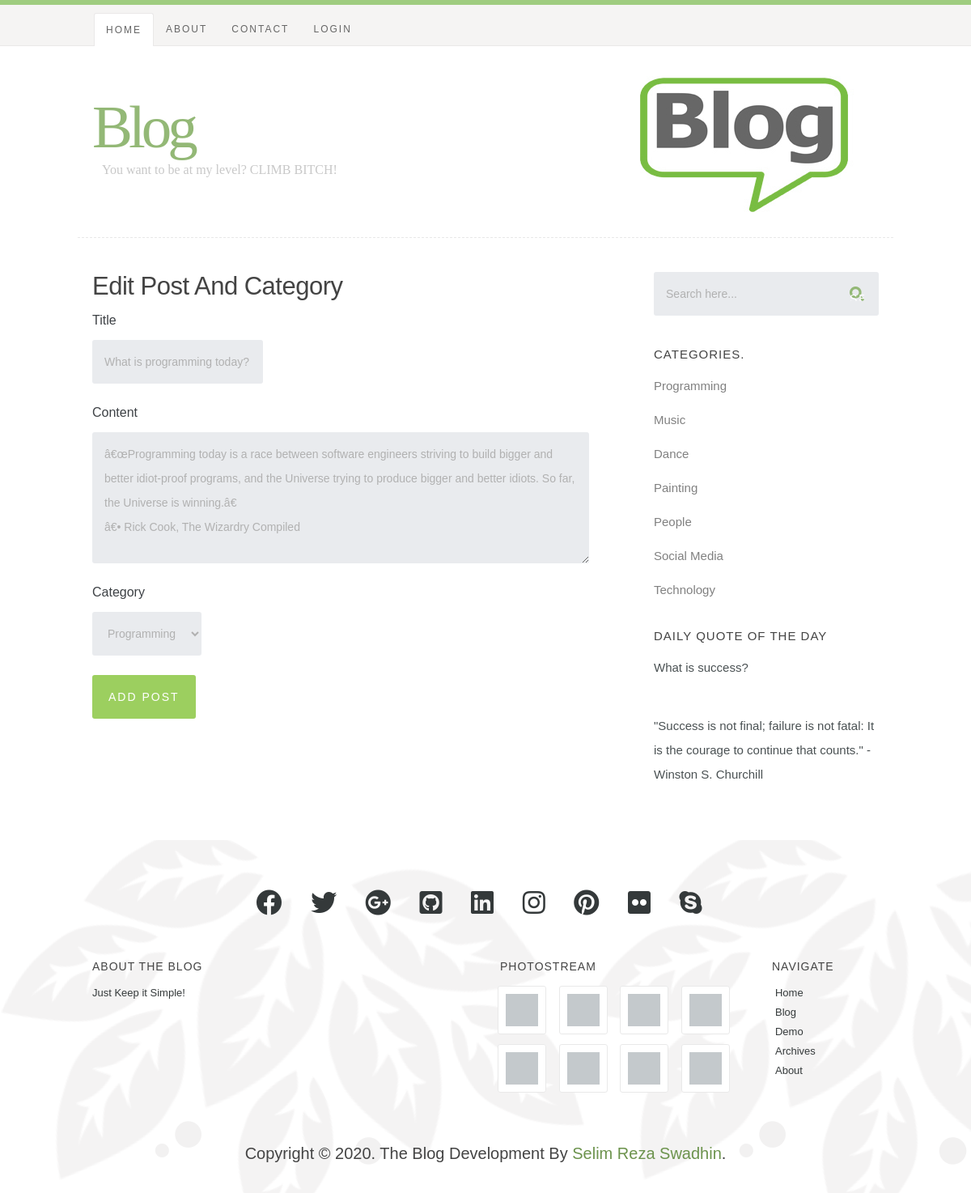
The app's page /edit_post.php?id=6 with its own data.
### tables this page shows
CREATE TABLE `posts` (
  `id` int(6) NOT NULL,
  `cat_id` int(3) NOT NULL,
  `title` varchar(255) NOT NULL,
  `contents` text NOT NULL,
  `date_posted` datetime NOT NULL
);

CREATE TABLE `categories` (
  `id` int(3) NOT NULL,
  `name` text NOT NULL
);

### resources/functions/blog.php (called while the page is built, shortened)
<?php
function get_categories($id = null){
   $categories = array();
    $conn = mysqli_connect(DB_HOST,DB_USER,DB_PASS,DB_NAME);
   $query = mysqli_query($conn, "SELECT `id`,`name` FROM `categories` LIMIT 7");
   while($row = mysqli_fetch_assoc($query)){
    $categories[] = $row;
   }
   return $categories;
}

### edit_post.php (the view, shortened to what this page needs)
<?php
include_once('resources/init.php');
if (!isset($_GET['id']) || $_GET['id'] == NULL) {
    echo "<script>window.location='manage_post.php';</script>";
} else {
    $id = $_GET['id'];
}
?>
<?php require_once 'header.php'; ?>
    <div id="content-wrap">
        <div class="row">
            <div id="main" class="eight columns">
                <article class="entry">
                    <header class="entry-header">
                        <h2 class="entry-title">
                            <h2>Edit Post And Category</h2>
                        </h2>
                        <div class="entry-meta">
                            <?php
                            $query = "select * from posts where id='$id'";
                            $post = mysqli_query($conn, $query);
                            if ($post) {
                                while ($postresult = mysqli_fetch_assoc($post)) {
                                    ?>
                                    <form action='' method='post'>
                                        <div>
                                            <label for='title'>Title</label>
                                            <input type='text' name='title' value='<?= $postresult['title']; ?>'/>
                                        </div>
                                        <div>
                                            <label for='contents'>Content</label>
                                            <textarea name='contents' cols='80'
                                                      rows='15'><?= $postresult['contents']; ?></textarea>
                                        </div>
                                        <div>
                                            <label for='category'>Category</label>
                                            <select id="select" name="category">
                                                <?php
                                                $query = "SELECT * FROM categories";
                                                $category = mysqli_query($conn, $query);
                                                if ($category) {
                                                while ($result = mysqli_fetch_assoc($category)) {
                                                ?>
                                                <option
                                                    <?php
                                                    if ($postresult['cat_id'] == $result['id']) { ?>
                                                        selected="selected" ;
                                                        <?php } ?>value="<?= $result['id']; ?>"><?= $result['name']; ?></option>
                                                <?php }
                                                } ?>
                                            </select>
                                        </div>
                                        <p><input type='submit' name="submit" value='Add Post'/></p>
                                    </form>
                                <?php }
                            } ?>
                        </div>
                    </header>
                </article>
            </div>
            <?php require_once 'sidebar.php'; ?>
        </div>
    </div>
<?php require_once 'footer.php'; ?>

### sidebar.php (shortened to what this page needs)
<div id="sidebar" class="four columns">
    <div class="widget widget_search">
        <form action="search.php" method="get">
            <input type="text" name="search" value="Search here..."
                   onblur="if(this.value == '') { this.value = 'Search here...'; }"
                   onfocus="if (this.value == 'Search here...') { this.value = ''; }" class="text-search">
            <input type="submit" value="Search" class="submit-search">
        </form>
    </div>
    <div class="widget widget_categories group">
        <h3>Categories.</h3>
        <?php
        foreach (get_categories() as $category){
        ?>
        <p><a href="manage_category.php?id=<?= $category['id']; ?>"><?= $category['name']; ?></a>
            <?php
            }
            ?>
    </div>
    <div class="widget widget_text group">
        <h3>Daily Quote of the Day</h3>
        <p>What is success?</p><br/>
        <p>"Success is not final; failure is not fatal: It is the courage to continue that counts." -
            Winston S. Churchill</p>
    </div>
</div>

### css/default.css (style rules this page uses)
html, body, div, span, object, iframe, h1, h2, h3, h4, h5, h6, p, blockquote, pre, abbr, address, cite, code, del, dfn, em, img, ins, kbd, q, samp, small, strong, sub, sup, var, b, i, dl, dt, dd, ol, ul, li, fieldset, form, label, legend, table, caption, tbody, tfoot, thead, tr, th, td, article, aside, canvas, details, figcaption, figure, footer, header, hgroup, menu, nav, section, summary, time, mark, audio, video { margin: 0; padding: 0; border: 0; outline: 0; font-size: 100%; vertical-align: baseline; background: transparent; }
article,aside,details,figcaption,figure, footer,header,hgroup,menu,nav,section { display: block; }
*, *:before, *:after { -moz-box-sizing: border-box; -webkit-box-sizing: border-box; box-sizing: border-box; }
html { font-size: 62.5%; }
body { background: #fff; font-family: 'merriweather-regular', sans-serif; font-weight: normal; font-size: 15px; line-height: 30px; color: #4A5153; -webkit-font-smoothing: antialiased; -webkit-text-size-adjust: 100%; }
h1, h2, h3, h4, h5, h6 { color: #444; font-family: 'opensans-semibold', sans-serif; font-weight: normal; text-rendering: optimizeLegibility; }
h2 { font-size: 28px; line-height: 36px; margin-bottom: 6px; }
h3 { font-size: 22px; line-height: 30px; margin-bottom: 12px; }
p { margin: 0 0 30px 0; }
a, a:visited { text-decoration: none; outline: 0; color:grey; -webkit-transition: color .3s ease-in-out; -moz-transition: color .3s ease-in-out; -o-transition: color .3s ease-in-out; transition: color .3s ease-in-out; }
p a, p a:visited { line-height: inherit; }
.button, .button:visited, button, input[type="submit"], input[type="reset"], input[type="button"] { font: 14px/30px 'opensans-bold', sans-serif; background: #9CCF5F; color: #fff; display: inline-block; text-decoration: none; padding: 12px 20px; margin-bottom: 18px; border: none; cursor: pointer; height: auto; text-transform: uppercase; letter-spacing: 2px; text-align: center; -webkit-transition: all .2s ease-in-out; -moz-transition: all .2s ease-in-out; -o-transition: all .2s ease-in-out; -ms-transition: all .2s ease-in-out; transition: all .2s ease-in-out; border-radius: 3px; }
form { margin-bottom: 24px; }
input, button { -webkit-font-smoothing: antialiased; }
input[type="text"], input[type="password"], input[type="email"], textarea, select { display: block; padding: 12px 15px; margin: 0 0 24px 0; border: 0; outline: none; vertical-align: middle; max-width: 100%; background: #E9EBEE; color: #B1B1B1; font-family: 'opensans-regular', sans-serif; font-size: 14px; line-height: 30px; height: 54px; border-radius: 3px; }
textarea { min-height: 162px; }
label, legend { font: 16px/24px 'opensans-bold', sans-serif; margin: 12px 0; color: #3d4145; display: block; }
.row { width: 94%; max-width: 1008px; margin: 0 auto; }
.row:before, .row:after { content: " "; display: table; }
.row:after { clear: both; }
.column, .columns { position: relative; padding: 0 18px; min-height: 1px; float: left; }
[class*="column"] + [class*="column"]:last-child { float: right; }
.four, .row .four { width: 33.33333%; }
.eight, .row .eight { width: 66.66667%; }
.group:before, .group:after { content: " "; display: table; }
.group:after { clear: both; }

### css/layout.css (style rules this page uses)
body { background: #F6F5F5; border-top: 6px solid #9FCC7F; }
.page h2, .entry h2, .entry h2 a { font: 31px/36px 'opensans-semibold', sans-serif; color: #444; margin-bottom: 0; letter-spacing: -.5px; }
header { width: 100%; height: 288px; background: #fff; }
#content-wrap { background: #fff; padding: 42px 0 36px 0; }
#content-wrap #main { padding-right: 40px; }
#sidebar { padding-top: 0px; padding-left: 40px; }
#sidebar h3 { font: 15px/24px 'opensans-bold', sans-serif; text-transform: uppercase; letter-spacing: 1px; }
#sidebar .widget { margin-bottom: 18px; }
#sidebar p { margin-bottom: 12px; }
#sidebar .widget_search { padding-top: 0; margin-bottom: 36px; }
#sidebar .widget_search form { position: relative; margin: 0; }
#sidebar .widget_search .text-search { padding-right: 40px; border:none; width: 100%; min-width: 150px; border-radius: 3px; }
#sidebar .widget_search .submit-search { background:url(img/search-icon.png) no-repeat; box-shadow: none; border:none; cursor:pointer; width: 18px; height: 18px; min-height: 18px; margin: -9px 0 0 0; padding: 0; position: absolute; top: 50%; right: 18px; }
.entry { padding-bottom: 12px; margin-bottom: 24px; }
.entry header { height: auto; }

### header.php (style rules this page uses)
body { background: url(css/img/header-content-bg_@2x1.png) repeat fixed 0 0 #fff; }

### records on screen
posts: title "What is programming today?", contents "â€œProgramming today is a race between software engineers striving to build bigger and better idiot-proof programs, and the Universe trying to produce bigger and better idiots. So far, the Universe is winning.â€ â€• Rick Cook, The Wizardry Compiled", category "Programming"
categories: name "Programming"
categories: name "Music"
categories: name "Dance"
categories: name "Painting"
categories: name "People"
categories: name "Social Media"
categories: name "Technology"
